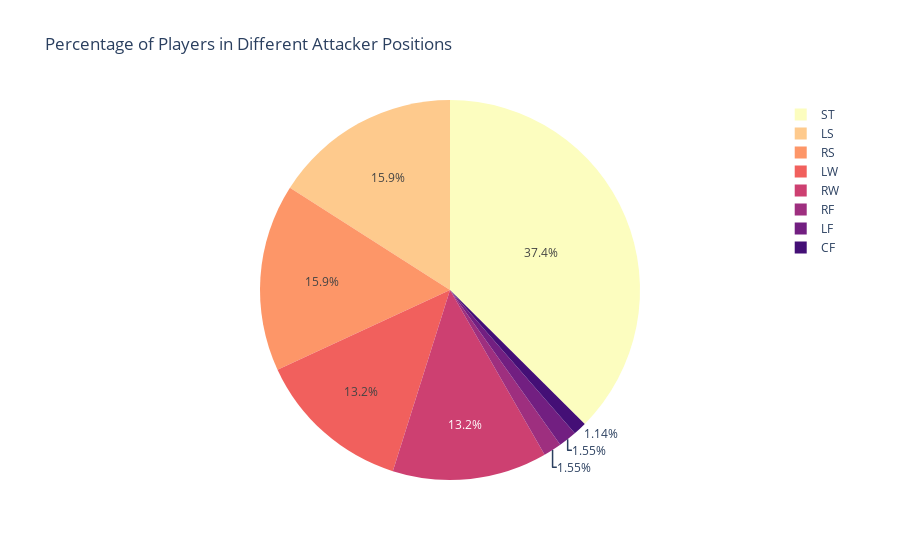

The cell this chart's notebook holds for it:
### Markdown cell above
### Percentage of Players in Different Attacker Positions

### Code cell
attack = ["RW", "LW", "ST", "CF", "LS", "RS", "RF", "LF"]

sample = df_20.query("team_position in @attack")

fig = px.pie(sample, names = "team_position", color_discrete_sequence = px.colors.sequential.Magma_r,
            title = "Percentage of Players in Different Attacker Positions" )

fig.show()

### Figure 1 — Plotly figure (JSON) as saved in the notebook; plotly's stock layout.template omitted (floating-point values rounded to 4 significant figures; data arrays with more than 128 entries replaced by an {"elided": "..."} marker saying what was removed)
{"data": [{"domain": {"x": [0, 1], "y": [0, 1]}, "hovertemplate": "team_position=%{label}<extra></extra>", "labels": {"elided": "1223 str values"}, "legendgroup": "", "name": "", "showlegend": true, "type": "pie"}], "layout": {"legend": {"tracegroupgap": 0}, "piecolorway": ["#fcfdbf", "#feca8d", "#fd9668", "#f1605d", "#cd4071", "#9e2f7f", "#721f81", "#440f76", "#180f3d", "#000004"], "title": {"text": "Percentage of Players in Different Attacker Positions"}}}
